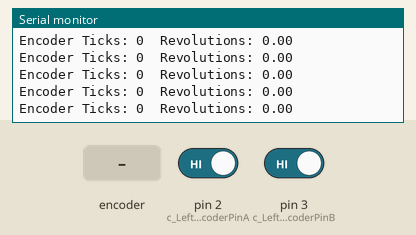
Bench run of a sketch on a simulated Arduino Uno, built with avr-gcc and run on an emulated ATmega328P. Shown: the last lines printed to the serial monitor. The test bench sets the inputs (shaded band); at power-on: pin 3 (c_LeftEncoderPinB) HIGH, pin 2 (c_LeftEncoderPinA) HIGH.

Above: at 1.2 s.
1.3 s: rotary encoder on pin 2 (c_LeftEncoderPinA) / pin 1 (c_LeftEncoderInterruptB) turned 1 step (first pin leading)
At 1.57 s:
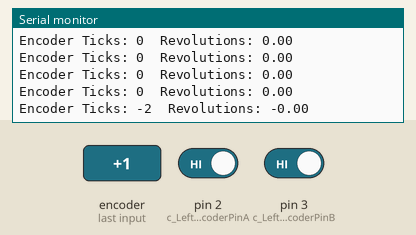
4.5 s: pin 3 (c_LeftEncoderPinB) driven LOW
At 4.81 s:
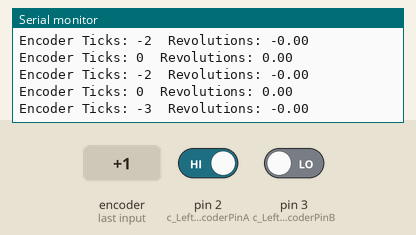
7.5 s: rotary encoder on pin 2 (c_LeftEncoderPinA) / pin 1 (c_LeftEncoderInterruptB) turned 3 steps (first pin leading)
At 7.89 s:
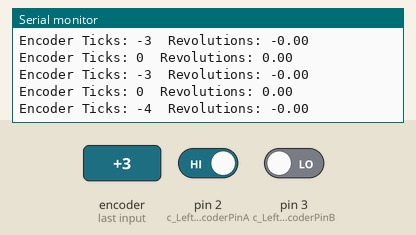
17.1 s: pin 3 (c_LeftEncoderPinB) driven HIGH
At 17.3 s:
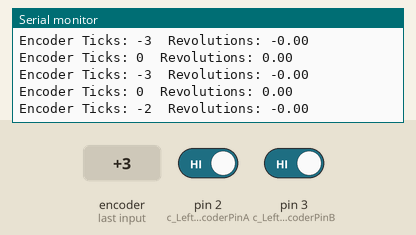
Timing chart, 0 to 20.1 s (numbered marks = the images above; inputs shaded):
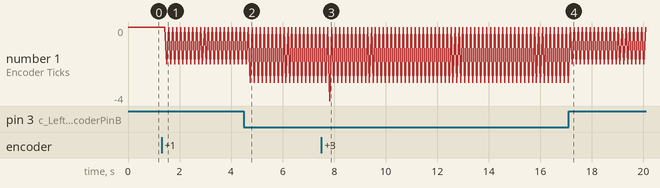

Measured:
- after the input at 1.3 s, the serial monitor: prints a new line after 0.20 s (image 1)
- after the input at 4.5 s, the serial monitor: prints a new line after 0.24 s (image 2)
- after the input at 7.5 s, the serial monitor: prints a new line after 0.33 s (image 3)
- after the input at 17.1 s, the serial monitor: prints a new line after 0.14 s (image 4)
- plotted number 1: 0 → -2 after the input at 1.3 s, -3 → -2 after the input at 17.1 s

The sketch:

encoder_ros.ino
```cpp
#include "Arduino.h"
#include <digitalWriteFast.h>  // library for high performance reads and writes by jrraines
                               // see http://www.arduino.cc/cgi-bin/yabb2/YaBB.pl?num=1267553811/0
                               // and http://code.google.com/p/digitalwritefast/

#define c_LeftEncoderInterruptA 0
#define c_LeftEncoderInterruptB 1
#define c_LeftEncoderPinA 2
#define c_LeftEncoderPinB 3
#define LeftEncoderIsReversed

volatile bool _LeftEncoderASet;
volatile bool _LeftEncoderBSet;
volatile bool _LeftEncoderAPrev;
volatile bool _LeftEncoderBPrev;
volatile long _LeftEncoderTicks = 0;


#define c_RightEncoderInterruptA 0
#define c_RightEncoderInterruptB 1
#define c_RightEncoderPinA 4
#define c_RightEncoderPinB 5
#define RightEncoderIsReversed

volatile bool _RightEncoderASet;
volatile bool _RightEncoderBSet;
volatile bool _RightEncoderAPrev;
volatile bool _RightEncoderBPrev;
volatile long _RightEncoderTicks = 0;

void setup()
{
  Serial.begin(4800);

  // Quadrature encoders
  // Left encoder
  pinMode(c_LeftEncoderPinA, INPUT);      // sets pin A as input
  digitalWrite(c_LeftEncoderPinA, LOW);  // turn on pullup resistors
  pinMode(c_LeftEncoderPinB, INPUT);      // sets pin B as input
  digitalWrite(c_LeftEncoderPinB, LOW);  // turn on pullup resistors
  attachInterrupt(c_LeftEncoderInterruptA, HandleLeftMotorInterruptA, CHANGE);
  attachInterrupt(c_LeftEncoderInterruptB, HandleLeftMotorInterruptB, CHANGE);


  pinMode(c_RightEncoderPinA, INPUT);      // sets pin A as input
  digitalWrite(c_RightEncoderPinA, LOW);  // turn on pullup resistors
  pinMode(c_RightEncoderPinB, INPUT);      // sets pin B as input
  digitalWrite(c_RightEncoderPinB, LOW);  // turn on pullup resistors
  attachInterrupt(c_RightEncoderInterruptA, HandleLeftMotorInterruptA, CHANGE);
  attachInterrupt(c_RightEncoderInterruptB, HandleLeftMotorInterruptB, CHANGE);


}

void loop()
{
  Serial.print("Encoder Ticks: ");
  Serial.print(_LeftEncoderTicks);
  Serial.print("  Revolutions: ");
  Serial.print(_LeftEncoderTicks/4000.0);//4000 Counts Per Revolution
  Serial.print("\n");

  Serial.print("Encoder Ticks: ");
  Serial.print(_RightEncoderTicks);
  Serial.print("  Revolutions: ");
  Serial.print(_RightEncoderTicks/4000.0);//4000 Counts Per Revolution
  Serial.print("\n");
}


// Interrupt service routines for the left motor's quadrature encoder
void HandleLeftMotorInterruptA(){
  _LeftEncoderBSet = digitalReadFast(c_LeftEncoderPinB);
  _LeftEncoderASet = digitalReadFast(c_LeftEncoderPinA);

  _LeftEncoderTicks+=ParseEncoderLeft();

  _LeftEncoderAPrev = _LeftEncoderASet;
  _LeftEncoderBPrev = _LeftEncoderBSet;
}

// Interrupt service routines for the right motor's quadrature encoder
void HandleLeftMotorInterruptB(){
  // Test transition;
  _LeftEncoderBSet = digitalReadFast(c_LeftEncoderPinB);
  _LeftEncoderASet = digitalReadFast(c_LeftEncoderPinA);

  _LeftEncoderTicks+=ParseEncoderLeft();

  _LeftEncoderAPrev = _LeftEncoderASet;
  _LeftEncoderBPrev = _LeftEncoderBSet;
}

int ParseEncoderLeft(){
  if(_LeftEncoderAPrev && _LeftEncoderBPrev){
    if(!_LeftEncoderASet && _LeftEncoderBSet) return 1;
    if(_LeftEncoderASet && !_LeftEncoderBSet) return -1;
  }else if(!_LeftEncoderAPrev && _LeftEncoderBPrev){
    if(!_LeftEncoderASet && !_LeftEncoderBSet) return 1;
    if(_LeftEncoderASet && _LeftEncoderBSet) return -1;
  }else if(!_LeftEncoderAPrev && !_LeftEncoderBPrev){
    if(_LeftEncoderASet && !_LeftEncoderBSet) return 1;
    if(!_LeftEncoderASet && _LeftEncoderBSet) return -1;
  }else if(_LeftEncoderAPrev && !_LeftEncoderBPrev){
    if(_LeftEncoderASet && _LeftEncoderBSet) return 1;
    if(!_LeftEncoderASet && !_LeftEncoderBSet) return -1;
  }
}


// Interrupt service routines for the right motor's quadrature encoder
void HandleRightMotorInterruptA(){
  _RightEncoderBSet = digitalReadFast(c_RightEncoderPinB);
  _RightEncoderASet = digitalReadFast(c_RightEncoderPinA);

  _RightEncoderTicks+=ParseEncoderRight();

  _RightEncoderAPrev = _RightEncoderASet;
  _RightEncoderBPrev = _RightEncoderBSet;
}

// Interrupt service routines for the right motor's quadrature encoder
void HandleRightMotorInterruptB(){
  // Test transition;
  _RightEncoderBSet = digitalReadFast(c_RightEncoderPinB);
  _RightEncoderASet = digitalReadFast(c_RightEncoderPinA);

  _RightEncoderTicks+=ParseEncoderRight();

  _RightEncoderAPrev = _RightEncoderASet;
  _RightEncoderBPrev = _RightEncoderBSet;
}

int ParseEncoderRight(){
  if(_RightEncoderAPrev && _RightEncoderBPrev){
    if(!_RightEncoderASet && _RightEncoderBSet) return 1;
    if(_RightEncoderASet && !_RightEncoderBSet) return -1;
  }else if(!_RightEncoderAPrev && _RightEncoderBPrev){
    if(!_RightEncoderASet && !_RightEncoderBSet) return 1;
    if(_RightEncoderASet && _RightEncoderBSet) return -1;
  }else if(!_RightEncoderAPrev && !_RightEncoderBPrev){
    if(_RightEncoderASet && !_RightEncoderBSet) return 1;
    if(!_RightEncoderASet && _RightEncoderBSet) return -1;
  }else if(_RightEncoderAPrev && !_RightEncoderBPrev){
    if(_RightEncoderASet && _RightEncoderBSet) return 1;
    if(!_RightEncoderASet && !_RightEncoderBSet) return -1;
  }
}
```
